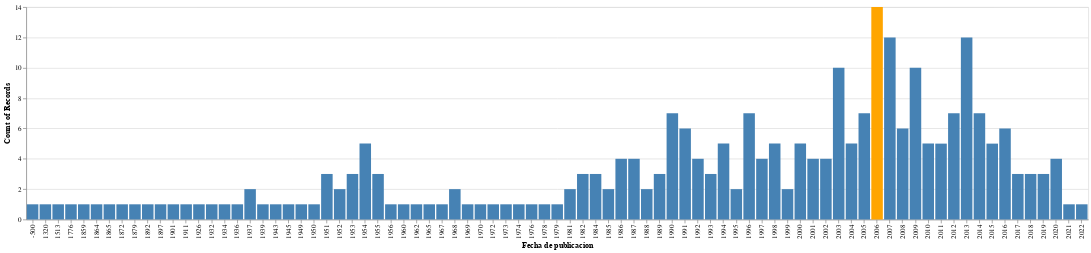

This figure's notebook cell:
### Code cell
source = readBooks["Original_Publication_Year"].dropna().reset_index()

alt.Chart(source).mark_bar().encode(
    x=alt.X("Original_Publication_Year:O",axis=alt.Axis(title="Fecha de publicacion")),
    y="count()",
    # The highlight will be set on the result of a conditional statement
    color=alt.condition(
        alt.datum.Original_Publication_Year== 2006,  # If the year is 1810 this test returns True,
        alt.value('orange'),     # which sets the bar orange.
        alt.value('steelblue')   # And if it's not true it sets the bar steelblue.
    )
).properties(width=1500)

### Figure 1 — Vega-Lite specification as saved in the notebook (floating-point values rounded to 4 significant figures; data arrays with more than 128 entries replaced by an {"elided": "..."} marker saying what was removed)
{"config": {"view": {"continuousWidth": 400, "continuousHeight": 300}}, "data": {"name": "data-ffc8fbb9b5350a1208fcbcb084b65589"}, "mark": "bar", "encoding": {"color": {"condition": {"value": "orange", "test": "(datum.Original_Publication_Year === 2006)"}, "value": "steelblue"}, "x": {"axis": {"title": "Fecha de publicacion"}, "field": "Original_Publication_Year", "type": "ordinal"}, "y": {"aggregate": "count", "type": "quantitative"}}, "width": 1500, "$schema": "https://vega.github.io/schema/vega-lite/v4.17.0.json", "datasets": {"data-ffc8fbb9b5350a1208fcbcb084b65589": {"elided": "262 records"}}}
